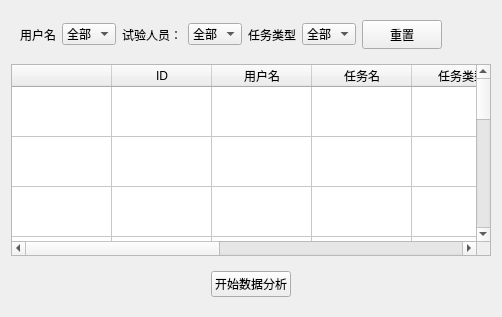
                <widget class="QWidget" name="page_4">
                 <layout class="QVBoxLayout" name="verticalLayout_8">
                  <item>
                   <widget class="QWidget" name="widget_11" native="true">
                    <layout class="QHBoxLayout" name="horizontalLayout_8">
                     <item>
                      <widget class="QLabel" name="label_17">
                       <property name="text">
                        <string>用户名</string>
                       </property>
                      </widget>
                     </item>
                     <item>
                      <widget class="QComboBox" name="comboBox">
                       <item>
                        <property name="text">
                         <string>全部</string>
                        </property>
                       </item>
                      </widget>
                     </item>
                     <item>
                      <widget class="QLabel" name="label_18">
                       <property name="text">
                        <string>试验人员：</string>
                       </property>
                      </widget>
                     </item>
                     <item>
                      <widget class="QComboBox" name="comboBox_2">
                       <item>
                        <property name="text">
                         <string>全部</string>
                        </property>
                       </item>
                      </widget>
                     </item>
                     <item>
                      <widget class="QLabel" name="label_19">
                       <property name="text">
                        <string>任务类型</string>
                       </property>
                      </widget>
                     </item>
                     <item>
                      <widget class="QComboBox" name="comboBox_3">
                       <item>
                        <property name="text">
                         <string>全部</string>
                        </property>
                       </item>
                      </widget>
                     </item>
                     <item>
                      <widget class="QPushButton" name="pushButton_11">
                       <property name="minimumSize">
                        <size>
                         <width>0</width>
                         <height>29</height>
                        </size>
                       </property>
                       <property name="text">
                        <string>重置</string>
                       </property>
                      </widget>
                     </item>
                     <item>
                      <spacer name="horizontalSpacer_8">
                       <property name="orientation">
                        <enum>Qt::Orientation::Horizontal</enum>
                       </property>
                       <property name="sizeHint" stdset="0">
                        <size>
                         <width>40</width>
                         <height>20</height>
                        </size>
                       </property>
                      </spacer>
                     </item>
                    </layout>
                   </widget>
                  </item>
                  <item>
                   <widget class="QTableWidget" name="tableWidget_4">
                    <property name="frameShape">
                     <enum>QFrame::Shape::StyledPanel</enum>
                    </property>
                    <property name="frameShadow">
                     <enum>QFrame::Shadow::Plain</enum>
                    </property>
                    <attribute name="horizontalHeaderStretchLastSection">
                     <bool>true</bool>
                    </attribute>
                    <attribute name="verticalHeaderVisible">
                     <bool>false</bool>
                    </attribute>
                    <attribute name="verticalHeaderMinimumSectionSize">
                     <number>50</number>
                    </attribute>
                    <attribute name="verticalHeaderDefaultSectionSize">
                     <number>50</number>
                    </attribute>
                    <row>
                     <property name="text">
                      <string>新建行</string>
                     </property>
                    </row>
                    <row>
                     <property name="text">
                      <string>新建行</string>
                     </property>
                    </row>
                    <row>
                     <property name="text">
                      <string>新建行</string>
                     </property>
                    </row>
                    <row>
                     <property name="text">
                      <string>新建行</string>
                     </property>
                    </row>
                    <row>
                     <property name="text">
                      <string>新建行</string>
                     </property>
                    </row>
                    <row>
                     <property name="text">
                      <string>新建行</string>
                     </property>
                    </row>
                    <row>
                     <property name="text">
                      <string>新建行</string>
                     </property>
                    </row>
                    <row>
                     <property name="text">
                      <string>新建行</string>
                     </property>
                    </row>
                    <row>
                     <property name="text">
                      <string>新建行</string>
                     </property>
                    </row>
                    <row>
                     <property name="text">
                      <string>新建行</string>
                     </property>
                    </row>
                    <row>
                     <property name="text">
                      <string>新建行</string>
                     </property>
                    </row>
                    <column>
                     <property name="text">
                      <string/>
                     </property>
                    </column>
                    <column>
                     <property name="text">
                      <string>ID</string>
                     </property>
                    </column>
                    <column>
                     <property name="text">
                      <string>用户名</string>
                     </property>
                    </column>
                    <column>
                     <property name="text">
                      <string>任务名</string>
                     </property>
                    </column>
                    <column>
                     <property name="text">
                      <string>任务类型</string>
                     </property>
                    </column>
                    <column>
                     <property name="text">
                      <string>操作出错率</string>
                     </property>
                    </column>
                    <column>
                     <property name="text">
                      <string>任务完成时间</string>
                     </property>
                    </column>
                    <column>
                     <property name="text">
                      <string>任务成功率</string>
                     </property>
                    </column>
                    <column>
                     <property name="text">
                      <string>任务总操作时间</string>
                     </property>
                    </column>
                   </widget>
                  </item>
                  <item>
                   <widget class="QWidget" name="widget_12" native="true">
                    <layout class="QHBoxLayout" name="horizontalLayout_9">
                     <item>
                      <spacer name="horizontalSpacer_11">
                       <property name="orientation">
                        <enum>Qt::Orientation::Horizontal</enum>
                       </property>
                       <property name="sizeHint" stdset="0">
                        <size>
                         <width>40</width>
                         <height>20</height>
                        </size>
                       </property>
                      </spacer>
                     </item>
                     <item>
                      <widget class="QPushButton" name="pushButton_12">
                       <property name="text">
                        <string>开始数据分析</string>
                       </property>
                      </widget>
                     </item>
                     <item>
                      <spacer name="horizontalSpacer_12">
                       <property name="orientation">
                        <enum>Qt::Orientation::Horizontal</enum>
                       </property>
                       <property name="sizeHint" stdset="0">
                        <size>
                         <width>40</width>
                         <height>20</height>
                        </size>
                       </property>
                      </spacer>
                     </item>
                    </layout>
                   </widget>
                  </item>
                 </layout>
                </widget>
